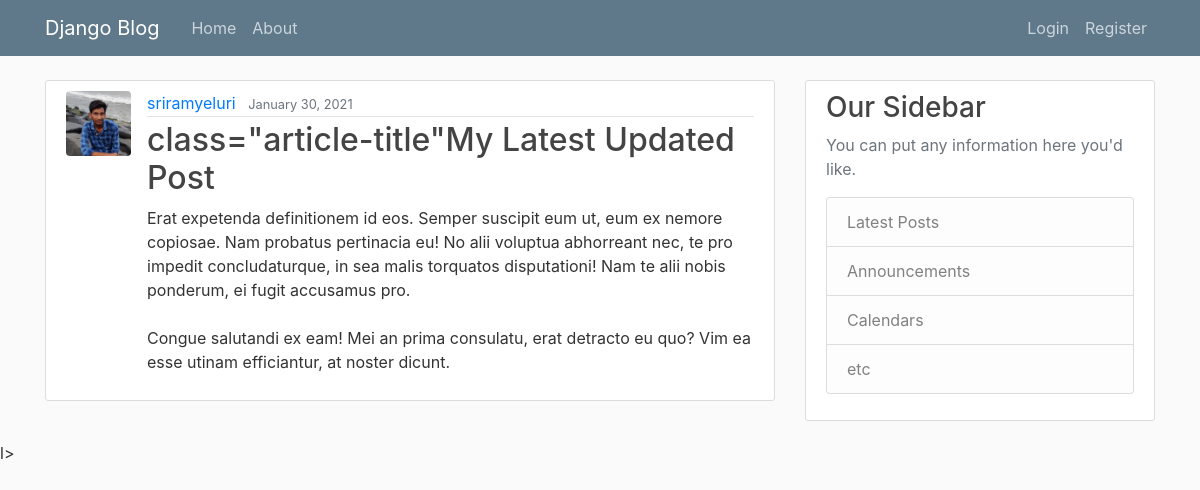
The page /post/29/ on the database its author committed.
### blog/models.py (models this page shows, shortened)
class Post(models.Model):
    title = models.CharField(max_length=100)
    content = models.TextField()
    date_posted = models.DateTimeField(default=timezone.now)
    author = models.ForeignKey(User, on_delete=models.CASCADE)

### users/models.py (models this page shows, shortened)
class Profile(models.Model):
    user = models.OneToOneField(User,on_delete=models.CASCADE)
    image = models.ImageField(default='default.jpeg',upload_to='profile_pics')

### blog/views.py (the view)
# urls.py: path('post/<int:pk>/', PostDetailView.as_view(),name='post-detail'),
class PostDetailView(DetailView):
    model = Post

### blog/templates/blog/post_detail.html (shortened to what this page needs)
{% extends "blog/base.html" %}
{% block content %}
    <article class="media content-section">
        <img class="rounded -circle article-img" src="{{object.author.profile.image.url }}">
        <div class="media-body">
            <div class="article-metadata">
              <a class="mr-2" href="{%url 'user-posts' object.author.username %}">{{ object.author }}</a>
                <small class="text-muted">{{ object.date_posted|date:'F d, Y'}}</small>
            </div>
            <h2> class="article-title"{{ object.title }}</h2>
            <p class="article-content">{{ object.content }}</p>
          </div>
    </article>
{% endblock content %}

### blog/static/blog/main.css (style rules this page uses)
body { background: #fafafa; color: #333333; margin-top: 5rem; }
h1, h2, h3, h4, h5, h6 { color: #444444; }
.content-section { background: #ffffff; padding: 10px 20px; border: 1px solid #dddddd; border-radius: 3px; margin-bottom: 20px; }
.article-content { white-space: pre-line; }
.article-img { height: 65px; width: 65px; margin-right: 16px; }
.article-metadata { padding-bottom: 1px; margin-bottom: 4px; border-bottom: 1px solid #e3e3e3 }

### rows shown on the page
Post: author.profile.image (picture), author "sriramyeluri", date_posted "January 30, 2021", title "My Latest Updated Post", content "Erat expetenda definitionem id eos. Semper suscipit eum ut, eum ex nemore copiosae. Nam probatus pertinacia eu! No alii voluptua abhorreant nec, te pro impedit concludaturque, in sea malis torquatos disputationi! Nam te alii nobis ponderum, ei fugit accusamus pro. Congue salutandi ex eam! Mei an prima consulatu, erat detracto eu quo? Vim ea esse utinam efficiantur, at noster dicunt."
